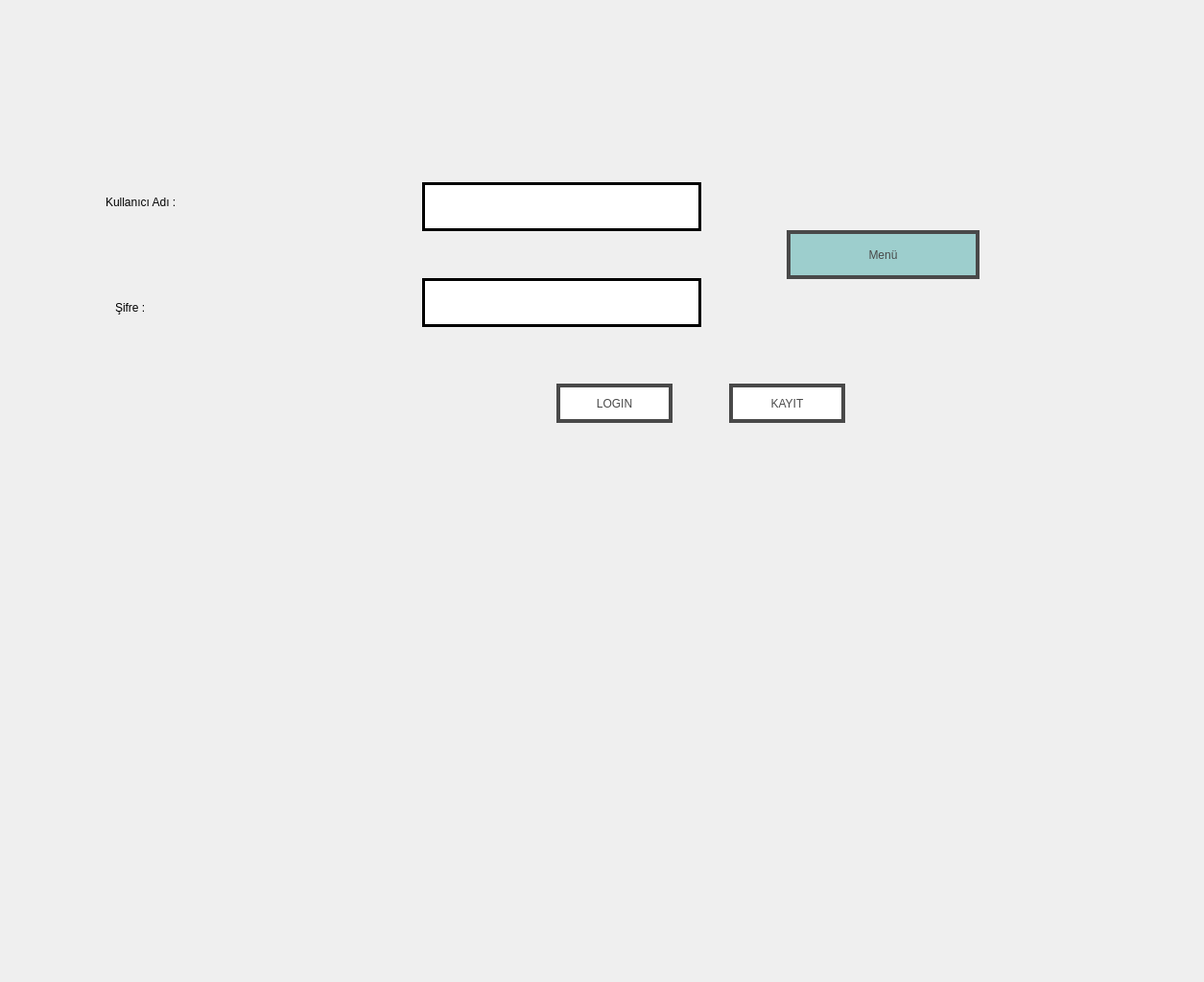
<?xml version="1.0" encoding="UTF-8"?>
<ui version="4.0">
 <class>login</class>
 <widget class="QWidget" name="login">
  <property name="geometry">
   <rect>
    <x>0</x>
    <y>0</y>
    <width>1255</width>
    <height>1024</height>
   </rect>
  </property>
  <property name="windowTitle">
   <string>Form</string>
  </property>
  <property name="styleSheet">
   <string notr="true">
background-image: url(:/newPrefix/waffle.jpg);</string>
  </property>
  <widget class="QLabel" name="label">
   <property name="geometry">
    <rect>
     <x>110</x>
     <y>190</y>
     <width>301</width>
     <height>41</height>
    </rect>
   </property>
   <property name="styleSheet">
    <string notr="true">QLabel{
	font: 20pt &quot;Lucida Handwriting&quot;;
}</string>
   </property>
   <property name="text">
    <string>Kullanıcı Adı :</string>
   </property>
  </widget>
  <widget class="QTextEdit" name="textEdit">
   <property name="geometry">
    <rect>
     <x>440</x>
     <y>190</y>
     <width>291</width>
     <height>51</height>
    </rect>
   </property>
   <property name="styleSheet">
    <string notr="true">QTextEdit{
background-color :white; color rgb(180, 167, 255); border:3px solid black;
}</string>
   </property>
   <property name="html">
    <string>&lt;!DOCTYPE HTML PUBLIC &quot;-//W3C//DTD HTML 4.0//EN&quot; &quot;http://www.w3.org/TR/REC-html40/strict.dtd&quot;&gt;
&lt;html&gt;&lt;head&gt;&lt;meta name=&quot;qrichtext&quot; content=&quot;1&quot; /&gt;&lt;style type=&quot;text/css&quot;&gt;
p, li { white-space: pre-wrap; }
&lt;/style&gt;&lt;/head&gt;&lt;body style=&quot; font-family:'MS Shell Dlg 2'; font-size:7.8pt; font-weight:400; font-style:normal;&quot;&gt;
&lt;p style=&quot;-qt-paragraph-type:empty; margin-top:0px; margin-bottom:0px; margin-left:0px; margin-right:0px; -qt-block-indent:0; text-indent:0px;&quot;&gt;&lt;br /&gt;&lt;/p&gt;&lt;/body&gt;&lt;/html&gt;</string>
   </property>
  </widget>
  <widget class="QTextEdit" name="textEdit_2">
   <property name="geometry">
    <rect>
     <x>440</x>
     <y>290</y>
     <width>291</width>
     <height>51</height>
    </rect>
   </property>
   <property name="styleSheet">
    <string notr="true">QTextEdit{background-color :white; color rgb(180, 167, 255); border:3px solid black;
}</string>
   </property>
  </widget>
  <widget class="QLabel" name="label_2">
   <property name="geometry">
    <rect>
     <x>120</x>
     <y>300</y>
     <width>211</width>
     <height>41</height>
    </rect>
   </property>
   <property name="styleSheet">
    <string notr="true">QLabel{
	font: 20pt &quot;Lucida Handwriting&quot;;
}</string>
   </property>
   <property name="text">
    <string>Şifre :</string>
   </property>
  </widget>
  <widget class="QPushButton" name="pushButton">
   <property name="geometry">
    <rect>
     <x>580</x>
     <y>400</y>
     <width>121</width>
     <height>41</height>
    </rect>
   </property>
   <property name="styleSheet">
    <string notr="true">QPushButton{
font: 75 11pt &quot;Segoe Print&quot;;
color: #494949 !important;
text-transform: uppercase;

background: #ffffff;
padding: 10px;
border: 4px solid #494949 !important;
display: inline-block;
transition: all 0.4s ease 0s;
}
QPushButton:hover {
color: #ffffff !important;
background-color:rgb(255, 97, 49);
border-color: #f6b93b !important;
transition: all 0.4s ease 0s;
}</string>
   </property>
   <property name="text">
    <string>LOGIN</string>
   </property>
  </widget>
  <widget class="QPushButton" name="pushButton_2">
   <property name="geometry">
    <rect>
     <x>760</x>
     <y>400</y>
     <width>121</width>
     <height>41</height>
    </rect>
   </property>
   <property name="styleSheet">
    <string notr="true">QPushButton{
font: 75 11pt &quot;Segoe Print&quot;;
color: #494949 !important;
text-transform: uppercase;

background: #ffffff;
padding: 10px;
border: 4px solid #494949 !important;
display: inline-block;
transition: all 0.4s ease 0s;
}
QPushButton:hover {
color: #ffffff !important;
background-color:rgb(255, 97, 49);
border-color: #f6b93b !important;
transition: all 0.4s ease 0s;
}</string>
   </property>
   <property name="text">
    <string>KAYIT</string>
   </property>
  </widget>
  <widget class="QPushButton" name="pushButton_3">
   <property name="geometry">
    <rect>
     <x>820</x>
     <y>240</y>
     <width>201</width>
     <height>51</height>
    </rect>
   </property>
   <property name="styleSheet">
    <string notr="true">QPushButton{
background:rgb(157, 206, 205);
font: 75 11pt &quot;Segoe Print&quot;;
color: #494949 !important;
text-transform: uppercase;
padding: 10px;
border: 4px solid #494949 !important;
display: inline-block;
transition: all 0.4s ease 0s;
}
QPushButton:hover {
color: #ffffff !important;
background-color: rgb(66, 127, 145);
border-color: rgb(66, 86, 103);
transition: all 0.4s ease 0s;
}

</string>
   </property>
   <property name="text">
    <string>Menü</string>
   </property>
  </widget>
 </widget>
 <resources/>
 <connections/>
</ui>
